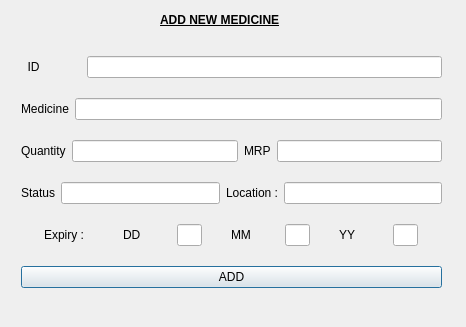
<?xml version="1.0" encoding="UTF-8"?>
<ui version="4.0">
 <class>Addmed</class>
 <widget class="QDialog" name="Addmed">
  <property name="geometry">
   <rect>
    <x>0</x>
    <y>0</y>
    <width>466</width>
    <height>327</height>
   </rect>
  </property>
  <property name="windowTitle">
   <string>Dialog</string>
  </property>
  <widget class="QLabel" name="label_10">
   <property name="geometry">
    <rect>
     <x>160</x>
     <y>10</y>
     <width>151</width>
     <height>20</height>
    </rect>
   </property>
   <property name="text">
    <string>&lt;html&gt;&lt;head/&gt;&lt;body&gt;&lt;p&gt;&lt;span style=&quot; font-weight:700; text-decoration: underline;&quot;&gt;ADD NEW MEDICINE&lt;/span&gt;&lt;/p&gt;&lt;/body&gt;&lt;/html&gt;</string>
   </property>
  </widget>
  <widget class="QWidget" name="layoutWidget">
   <property name="geometry">
    <rect>
     <x>21</x>
     <y>42</y>
     <width>421</width>
     <height>261</height>
    </rect>
   </property>
   <layout class="QVBoxLayout" name="verticalLayout">
    <item>
     <layout class="QHBoxLayout" name="horizontalLayout">
      <item>
       <widget class="QLabel" name="label">
        <property name="minimumSize">
         <size>
          <width>60</width>
          <height>0</height>
         </size>
        </property>
        <property name="maximumSize">
         <size>
          <width>50</width>
          <height>16777215</height>
         </size>
        </property>
        <property name="text">
         <string>  ID</string>
        </property>
        <property name="buddy">
         <cstring>lineEdit</cstring>
        </property>
       </widget>
      </item>
      <item>
       <widget class="QLineEdit" name="lineEdit"/>
      </item>
     </layout>
    </item>
    <item>
     <layout class="QHBoxLayout" name="horizontalLayout_2">
      <item>
       <widget class="QLabel" name="label_2">
        <property name="text">
         <string>Medicine</string>
        </property>
        <property name="buddy">
         <cstring>lineEdit_2</cstring>
        </property>
       </widget>
      </item>
      <item>
       <widget class="QLineEdit" name="lineEdit_2"/>
      </item>
     </layout>
    </item>
    <item>
     <layout class="QHBoxLayout" name="horizontalLayout_3">
      <item>
       <widget class="QLabel" name="label_3">
        <property name="text">
         <string>Quantity</string>
        </property>
        <property name="buddy">
         <cstring>lineEdit_3</cstring>
        </property>
       </widget>
      </item>
      <item>
       <widget class="QLineEdit" name="lineEdit_4"/>
      </item>
      <item>
       <widget class="QLabel" name="label_4">
        <property name="text">
         <string>MRP</string>
        </property>
        <property name="buddy">
         <cstring>lineEdit_4</cstring>
        </property>
       </widget>
      </item>
      <item>
       <widget class="QLineEdit" name="lineEdit_3"/>
      </item>
     </layout>
    </item>
    <item>
     <layout class="QHBoxLayout" name="horizontalLayout_4">
      <item>
       <widget class="QLabel" name="label_8">
        <property name="text">
         <string>Status</string>
        </property>
        <property name="buddy">
         <cstring>lineEdit_8</cstring>
        </property>
       </widget>
      </item>
      <item>
       <widget class="QLineEdit" name="lineEdit_8"/>
      </item>
      <item>
       <widget class="QLabel" name="label_11">
        <property name="text">
         <string>Location :</string>
        </property>
       </widget>
      </item>
      <item>
       <widget class="QLineEdit" name="lineEdit_9"/>
      </item>
     </layout>
    </item>
    <item>
     <layout class="QHBoxLayout" name="horizontalLayout_5">
      <item>
       <widget class="QLabel" name="label_9">
        <property name="maximumSize">
         <size>
          <width>50</width>
          <height>16777215</height>
         </size>
        </property>
        <property name="text">
         <string>Expiry :</string>
        </property>
       </widget>
      </item>
      <item>
       <widget class="QLabel" name="label_5">
        <property name="maximumSize">
         <size>
          <width>25</width>
          <height>16777215</height>
         </size>
        </property>
        <property name="text">
         <string>DD</string>
        </property>
        <property name="buddy">
         <cstring>lineEdit_5</cstring>
        </property>
       </widget>
      </item>
      <item>
       <widget class="QLineEdit" name="lineEdit_5">
        <property name="minimumSize">
         <size>
          <width>10</width>
          <height>0</height>
         </size>
        </property>
        <property name="maximumSize">
         <size>
          <width>25</width>
          <height>16777215</height>
         </size>
        </property>
       </widget>
      </item>
      <item>
       <widget class="QLabel" name="label_6">
        <property name="maximumSize">
         <size>
          <width>25</width>
          <height>16777215</height>
         </size>
        </property>
        <property name="text">
         <string>MM</string>
        </property>
        <property name="buddy">
         <cstring>lineEdit_6</cstring>
        </property>
       </widget>
      </item>
      <item>
       <widget class="QLineEdit" name="lineEdit_6">
        <property name="maximumSize">
         <size>
          <width>25</width>
          <height>16777215</height>
         </size>
        </property>
       </widget>
      </item>
      <item>
       <widget class="QLabel" name="label_7">
        <property name="maximumSize">
         <size>
          <width>25</width>
          <height>16777215</height>
         </size>
        </property>
        <property name="text">
         <string>YY</string>
        </property>
        <property name="buddy">
         <cstring>lineEdit_7</cstring>
        </property>
       </widget>
      </item>
      <item>
       <widget class="QLineEdit" name="lineEdit_7">
        <property name="maximumSize">
         <size>
          <width>25</width>
          <height>16777215</height>
         </size>
        </property>
       </widget>
      </item>
     </layout>
    </item>
    <item>
     <widget class="QPushButton" name="pushButton">
      <property name="text">
       <string>ADD</string>
      </property>
     </widget>
    </item>
   </layout>
  </widget>
 </widget>
 <resources/>
 <connections/>
</ui>
